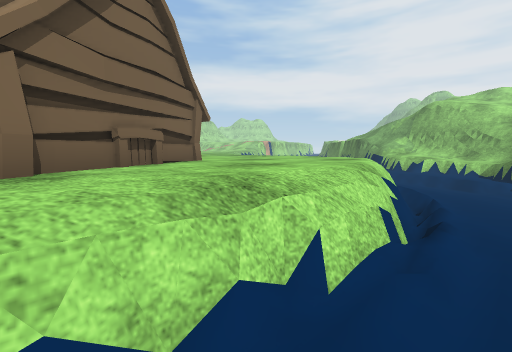
[1] (above)

24 first-person views from a walk through a Unity game level. The camera is 1.5 m above the floor, tilts 6° down and sees 90° across. The floor is counted in squares, 1 m on a side. Each view is taken from the middle of a square. On the plan, view 1 faces up. The plan holds only what a view shows up to about 13 squares ahead; the rest is blank. The place goes on beyond the plan. The player character is not drawn. Some surface patterns are stand-ins.

[2]
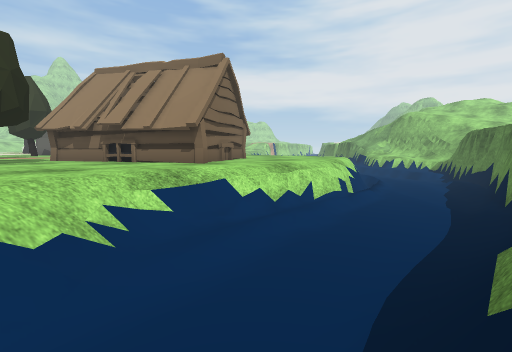

[3]
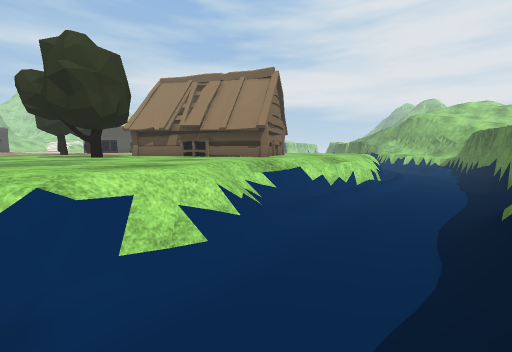

[4]
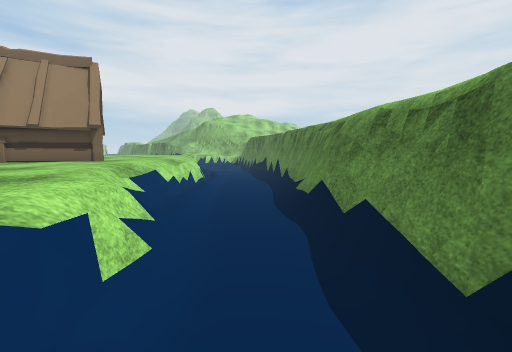

[5]
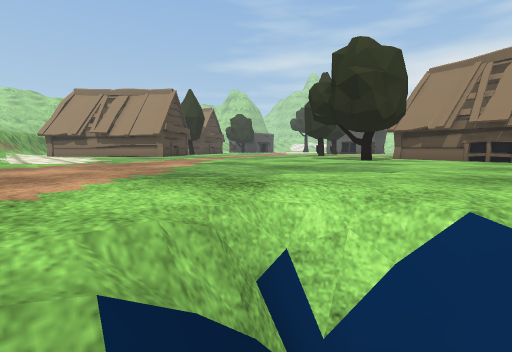

[6]
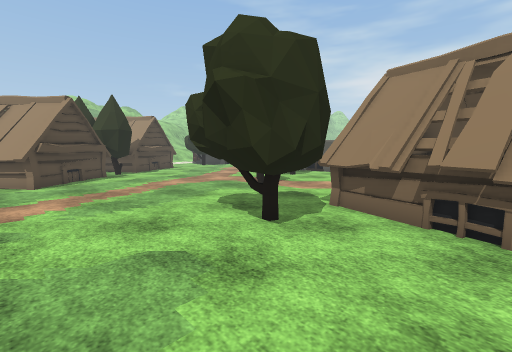

[7]
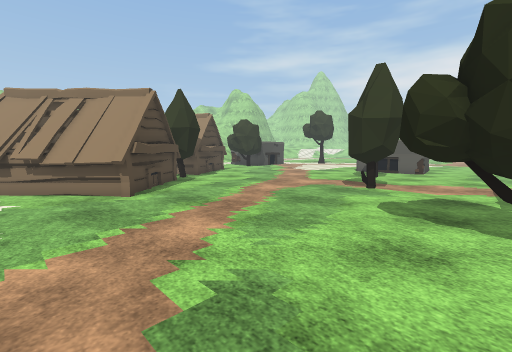

[8]
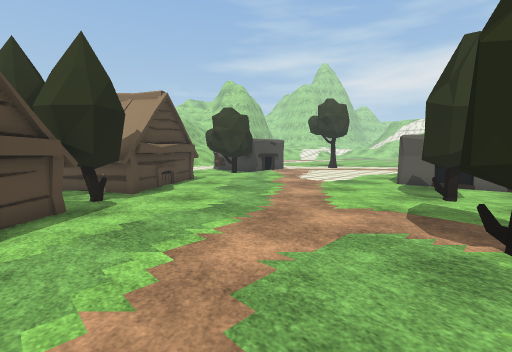

[9]
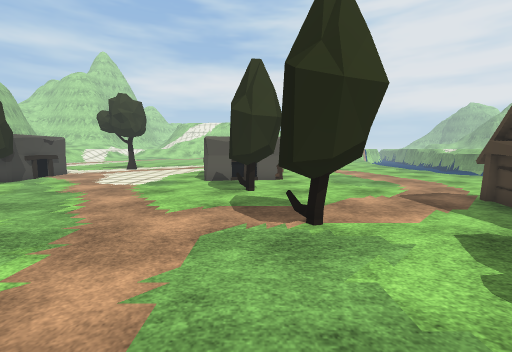

[10]
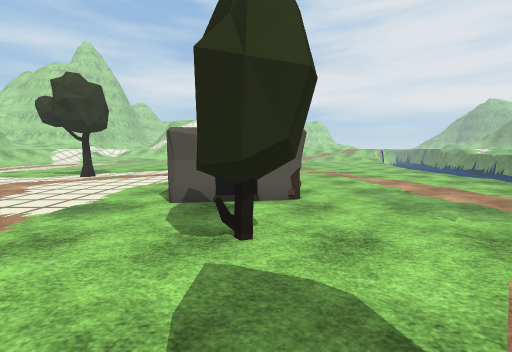

[11]
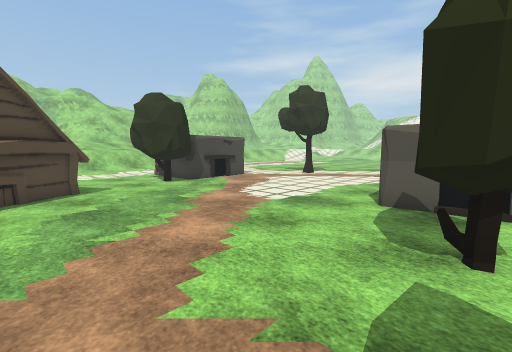

[12]
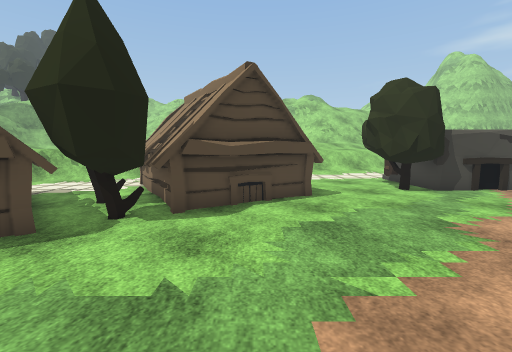

[13]
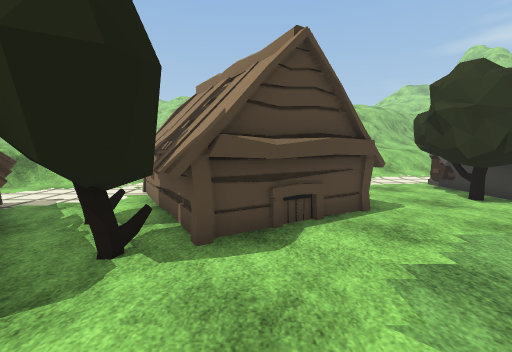

[14]
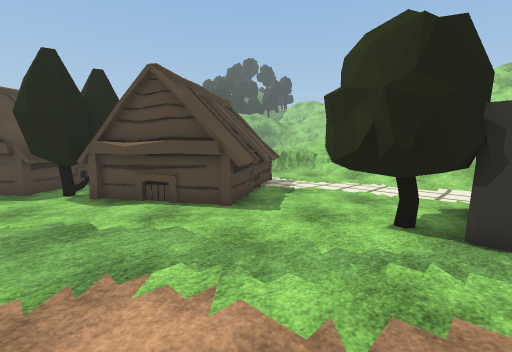

[15]
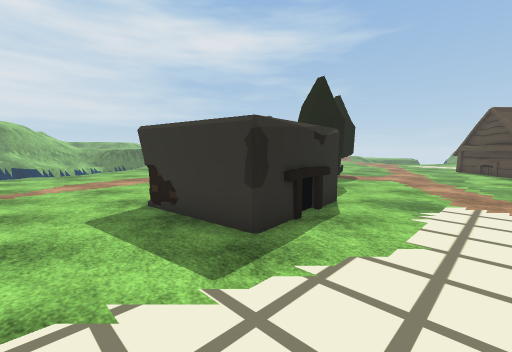

[16]
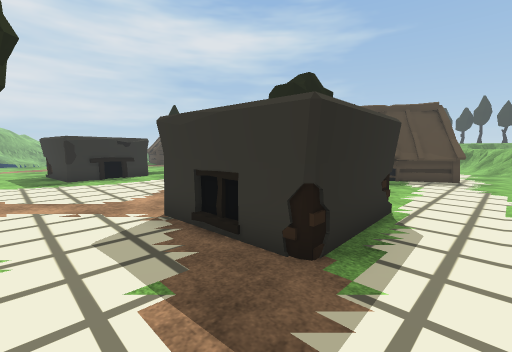

[17]
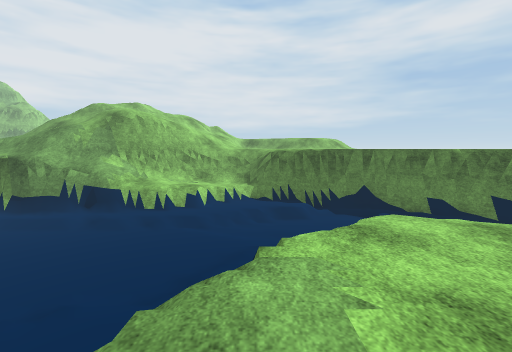

[18]
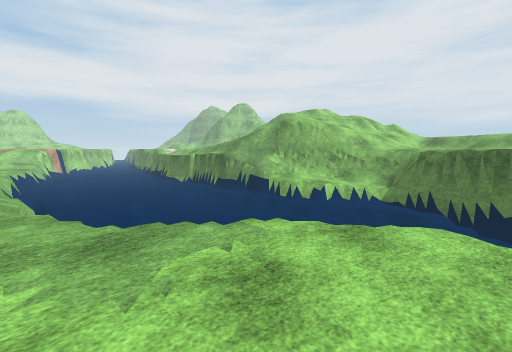

[19]
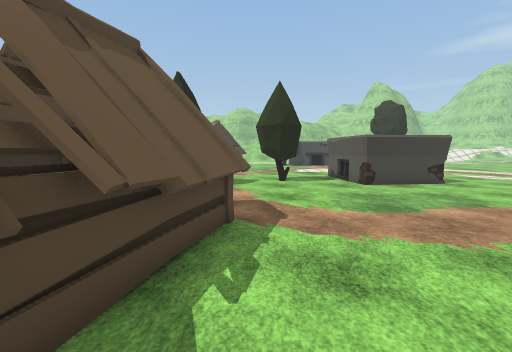

[20]
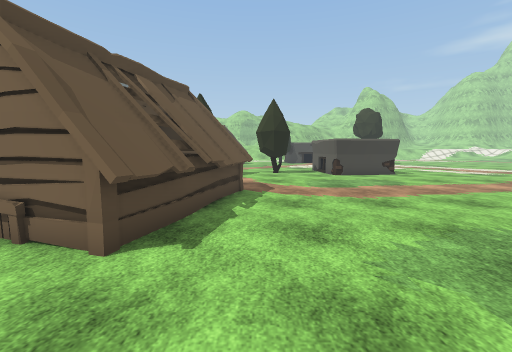

[21]
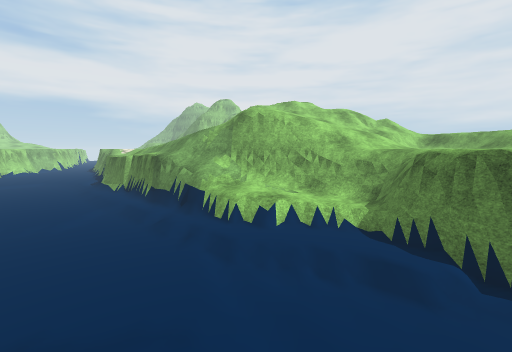

[22]
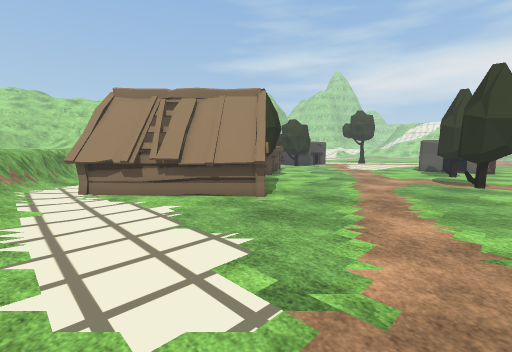

[23]
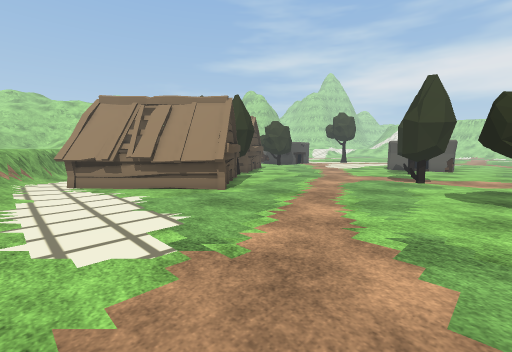

[24]
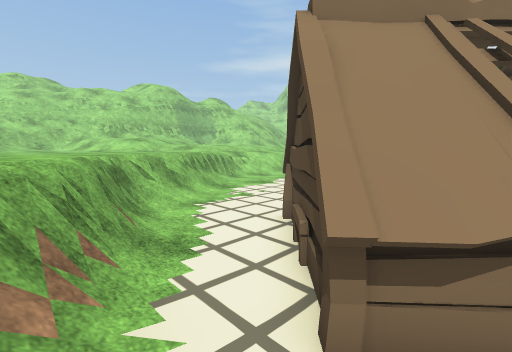

### Floor plan
Key: @ floor where view 1 was taken; # wall or solid block; . main floor; - floor 0.25 m lower than the main floor; _ floor 0.5 m lower than the main floor; < floor 1 m lower than the main floor; : floor 1.25 m higher than the main floor; ( floor 1.25 m lower than the main floor; + floor 1.5 m higher than the main floor; ! floor 1.5 m lower than the main floor; / step, stairs or slope; = window, fence, low wall or low ledge; v drop or lower ground; H hut; T tree; O other object.
Columns run from 31 left of view 1 to 13 right of it. Each row starts with its distance up from view 1.
 20         T  . ................ /<</((((<==/=
 19 . ............................<<</((((<<=/=#
 18  ............................/ <<(((((////###
 17 ..............OOOOO........../ <<(((((<<-./=#
 16 ..OOOOO.......O   O......... .  <(((((/<=--/=
 15 ..O   O.......OO  O......... .- </((((/<////=
 14 ..O   O.......OO  O............ </((((/<<=-_=
 13 ..OOOOT........OOO..............=</((((////_=
 12 ..O. TT.........................===<((!/<<#=v
 11 ....TTT..........T................/ /(!!/<==+
 10 ......T.........TTT.............../v (!!//#+
  9 .................T......H..........-<((!/=v
  8 ......HH................HHHHH......v/(((/=
  7 .....HHH..........T....HH HHHHH....=/((//#
  6 ...HHH HH.........TT...H     H....==(((/##
  5 .HHHH   HH........T....H     H.../=/((/=v
  4 ..HH    HT.............HHHHHHH../=<(((=#
  3 ...H  HHHTT........... T.HHHH../=#(((/#+
  2 ...HHHHTT TH........TTTT....H./=/(((/##
  1 /...HH. TTHHH........TTT...../=</((/=#
  0 /.......HH  HH............../=<@(((=#
 -1 //.....HH    HH............./</(((/#+
 -2 ///...HH    HH.............///(((=##
 -3 +//....HH HHH..............=/(((##/
 -4 +:=/....HHHH............../=(((=#/
 -5 ++===#...HH.............//=/((/#/
 -6 ++++==//................/v ((/##+
 -7 ++++++:////..............// (==+

Positions as (right, up) in squares from view 1, and headings:
1: (0, 0), facing up
2: (-1, -5), facing up
3: (-3, -7), facing up
4: (-5, -7), facing up-right
5: (-5, -7), facing up-left
6: (-5, -2), facing up-left
7: (-9, -4), facing up-left
8: (-13, 1), facing up-left
9: (-14, 1), facing up
10: (-14, 6), facing up
11: (-14, 6), facing up-left
12: (-16, 6), facing left
13: (-18, 5), facing left
14: (-20, 13), facing down-left
15: (-20, 20), facing down-right
16: (-31, 19), facing down-right
17: (-2, 12), facing right
18: (-2, 8), facing up-right
19: (-2, 9), facing left
20: (2, 9), facing left
21: (3, 9), facing up-right
22: (-12, -7), facing up-left
23: (-10, -7), facing up-left
24: (-21, -7), facing up-left
